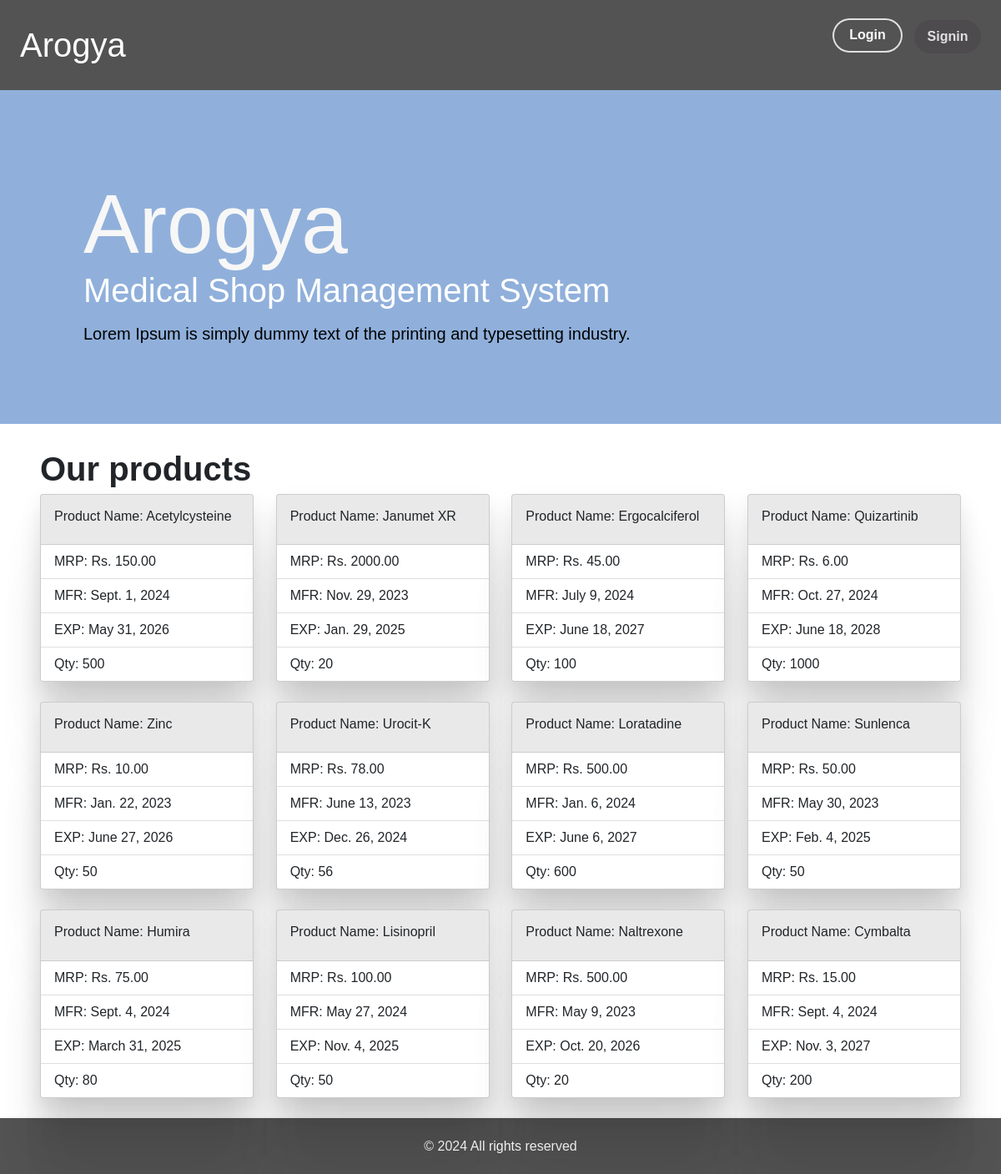
The app's page /store/, older data.
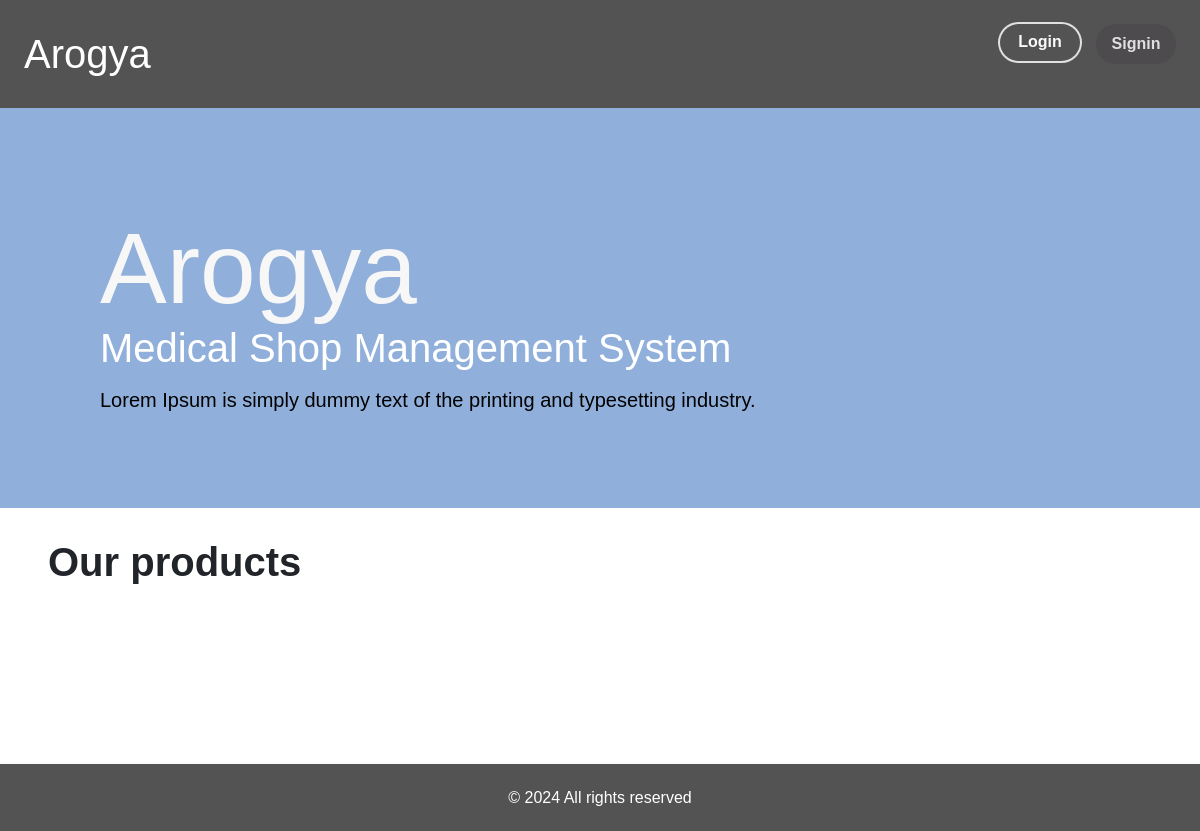
The same page, newer data.
### store/models.py (models this page shows, shortened)
class Product(models.Model):
    product_id = models.AutoField(primary_key=True)
    product_name = models.CharField(max_length=100)
    mrp = models.DecimalField(max_digits=10, decimal_places=2)
    mfg = models.DateField(auto_now=False, auto_now_add=False)
    exp = models.DateField(auto_now=False, auto_now_add=False)
    qty = models.IntegerField(default=0)
    created_at = models.DateTimeField(auto_now_add=True)

### store/views.py (the view)
# urls.py: 2. Add a URL to urlpatterns:  path('', views.home, name='home')
def home(request):
    products = Product.objects.all()
    return render(request, 'store/home.html', {'products':products})

### store/Templates/store/home.html
{% extends "store/base.html" %}
{% block content %}
<div style="min-height: 82vh;">
    <div class="banner">
        <div class="homepageContainer">
            <div class="bannerHeader">
                <h1>Arogya</h1>
                <p>Medical Shop Management System</p>
            </div>
            <p class="bannerTagline">
                Lorem Ipsum is simply dummy text of the printing and typesetting industry.
            </p>
       </div>
    </div>
    <div>
        <div class="px-5 pt-4 ">
            <p class="fs-1 fw-bold">Our products</p>
        </div>
        <div class="px-5 justify-content-between pb-4 d-flex flex-wrap gap-4">
            {% for product in products %}
            <div class="card" style="width: 16rem;">
                <div class="card-body">
                    <h5 class="card-title">Product Name: {{ product.product_name }}</h5>
                </div>
                <ul class="list-group list-group-flush">
                    <li class="list-group-item">MRP: Rs. {{ product.mrp }}</li>
                    <li class="list-group-item">MFR: {{ product.mfg }}</li>
                    <li class="list-group-item">EXP: {{ product.exp }}</li>
                    <li class="list-group-item">Qty: {{ product.qty }}</li>
                </ul>
            </div>
            {% endfor %}
        </div>
    </div>
</div>
{% endblock %}

Row changes from the older to the newer data that the page shows:
removed Product: product_name "Acetylcysteine", mrp "150.00", mfg "Sept. 1, 2024", exp "May 31, 2026", qty "500"
removed Product: product_name "Janumet XR", mrp "2000.00", mfg "Nov. 29, 2023", exp "Jan. 29, 2025", qty "20"
removed Product: product_name "Ergocalciferol", mrp "45.00", mfg "July 9, 2024", exp "June 18, 2027", qty "100"
removed Product: product_name "Quizartinib", mrp "6.00", mfg "Oct. 27, 2024", exp "June 18, 2028", qty "1000"
removed Product: product_name "Zinc", mrp "10.00", mfg "Jan. 22, 2023", exp "June 27, 2026", qty "50"
removed Product: product_name "Urocit-K", mrp "78.00", mfg "June 13, 2023", exp "Dec. 26, 2024", qty "56"
removed Product: product_name "Loratadine", mrp "500.00", mfg "Jan. 6, 2024", exp "June 6, 2027", qty "600"
removed Product: product_name "Sunlenca", mrp "50.00", mfg "May 30, 2023", exp "Feb. 4, 2025", qty "50"
removed Product: product_name "Humira", mrp "75.00", mfg "Sept. 4, 2024", exp "March 31, 2025", qty "80"
removed Product: product_name "Lisinopril", mrp "100.00", mfg "May 27, 2024", exp "Nov. 4, 2025", qty "50"
removed Product: product_name "Naltrexone", mrp "500.00", mfg "May 9, 2023", exp "Oct. 20, 2026", qty "20"
removed Product: product_name "Cymbalta", mrp "15.00", mfg "Sept. 4, 2024", exp "Nov. 3, 2027", qty "200"
